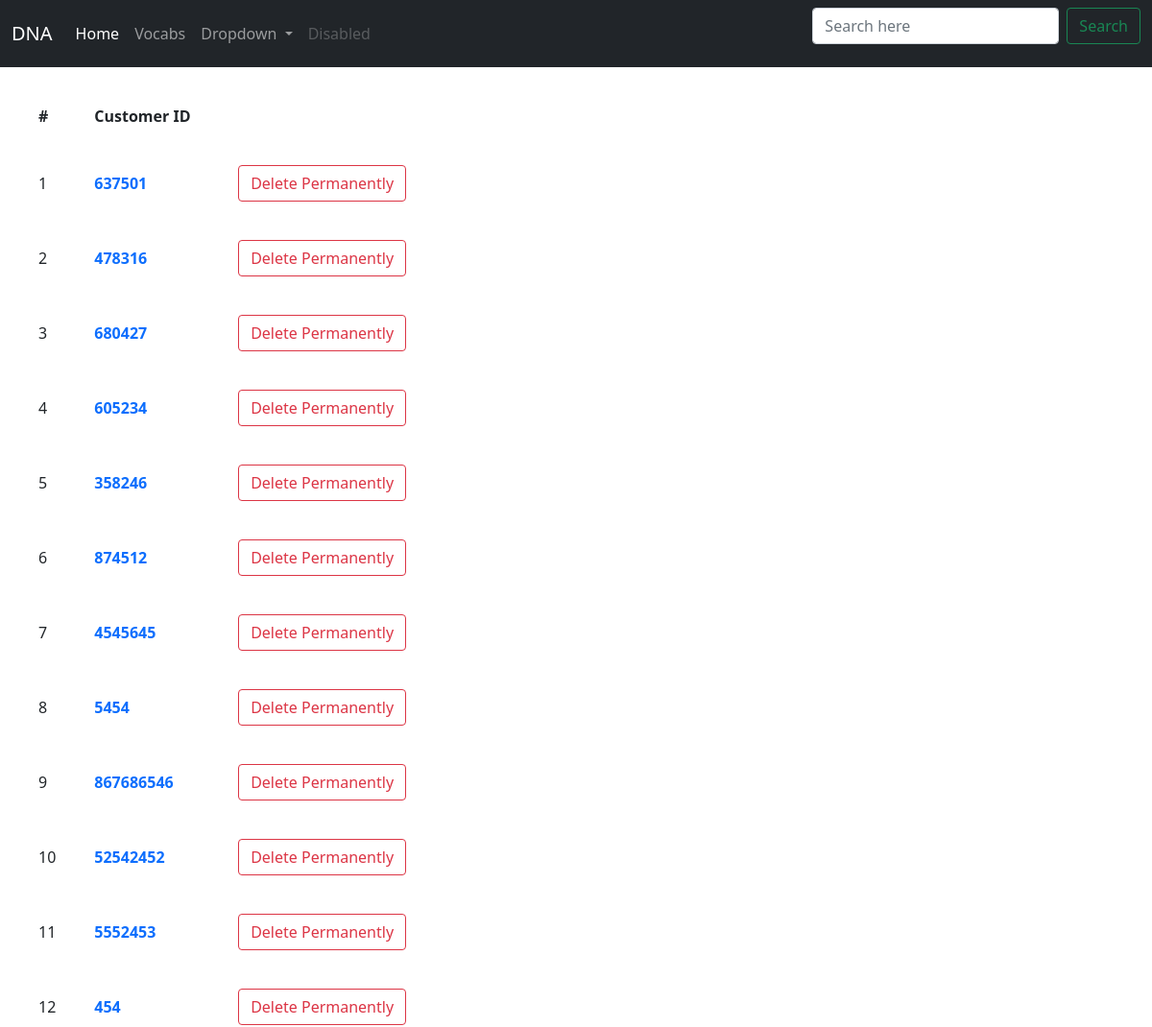
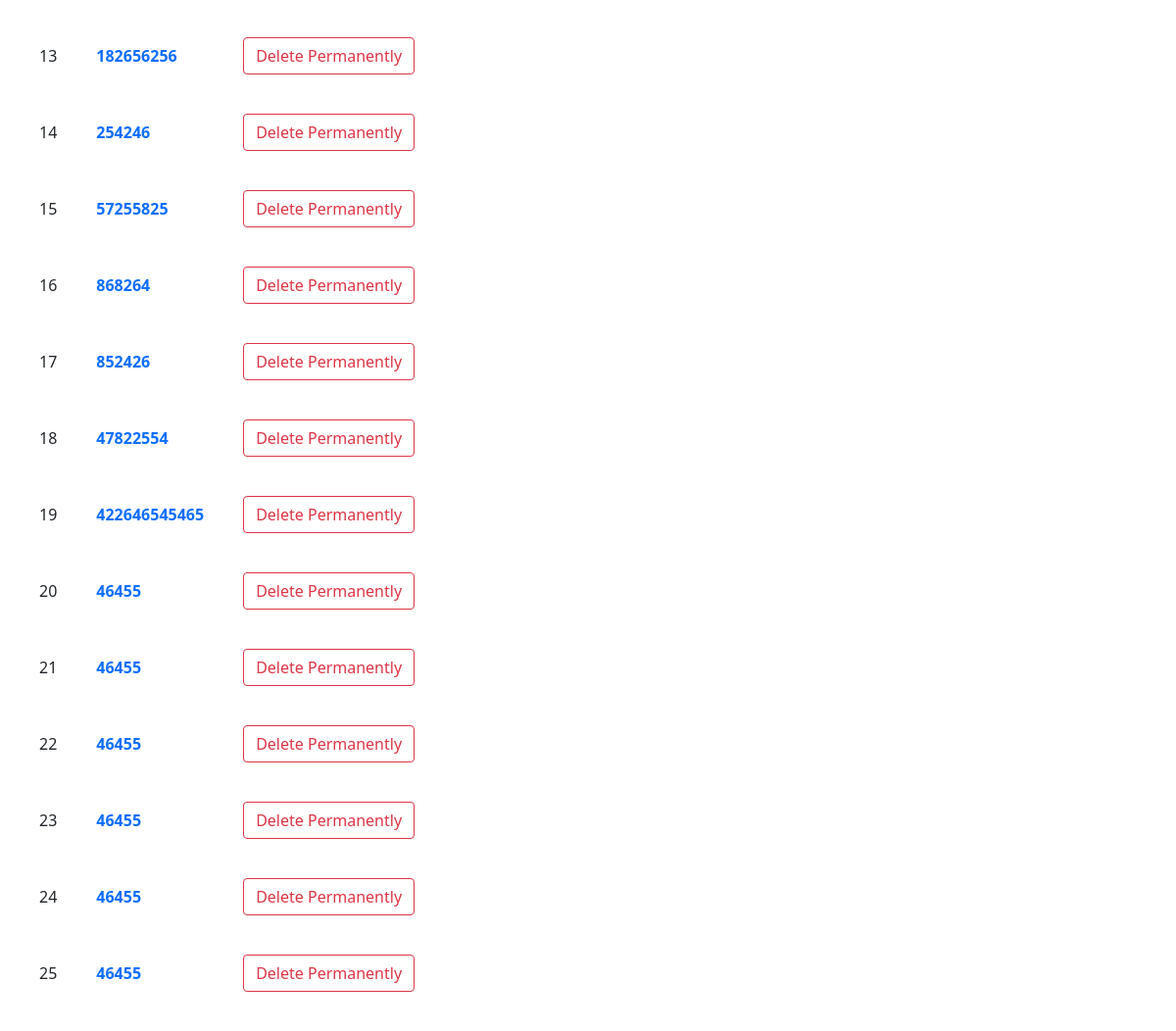
Page /all_bills on the committed database (2 pictures, top to bottom).
### myapp/models.py (models this page shows, shortened)
class Bill(models.Model):
    bname=models.TextField(max_length=50,default="")
    bphone=models.CharField(max_length=10,default="")
    bemail=models.EmailField(max_length=50,default="")
    date=models.DateField(max_length=50,default="")
    cus_id=models.CharField(max_length=50,default="")
    grandtotal=models.CharField(max_length=50,default="")

### myapp/views.py (the view)
# urls.py: path('all_bills', views.all_bills, name='all_bills'),
def all_bills(request):
    all_billdata=Bill.objects.all()
    return render(request, 'all_bills.html',{'all_billdata':all_billdata})

### templates/all_bills.html (shortened to what this page needs)
{% extends 'index.html' %}
{% block body %}
<table class="css-serial">
    <thead>
        <tr>
            <th>#</th>
            <th>Customer ID</th>
        </tr>
    </thead>
    <tbody>
        {% for i in all_billdata %}
        <tr>
            <td></td>
            <td><a  href="vieww/{{ i.id }}"><b>{{i.cus_id }} </b></a></td>
            <td> <a type="button" href="dvieww/{{ i.id }}" class="btn btn-outline-danger">Delete Permanently</a>
            </td>
        </tr>
        {% endfor %}
    </tbody>
</table>
{% endblock body %}

### templates/index.html (shortened to what this page needs)
<html>
<head>
    <link href="https://cdn.jsdelivr.net/npm/bootstrap@5.1.3/dist/css/bootstrap.min.css" rel="stylesheet"
>
</head>
<body>
    <nav class="navbar navbar-expand-lg navbar-dark bg-dark">
        <div class="container-fluid">
          <a class="navbar-brand" href="#">DNA</a>
          <div class="collapse navbar-collapse" id="navbarSupportedContent">
            <ul class="navbar-nav me-auto mb-2 mb-lg-0">
              <li class="nav-item">
                <a class="nav-link active" aria-current="page" href="{% url 'index' %}">Home</a>
              </li>
              <li class="nav-item">
                <a class="nav-link" href="{% url 'vocabs' %}">Vocabs</a>
              </li>
              <li class="nav-item dropdown">
                <a class="nav-link dropdown-toggle" href="#" id="navbarDropdown" role="button" data-bs-toggle="dropdown" aria-expanded="false">
                  Dropdown
                </a>
              </li>
              <li class="nav-item">
                <a class="nav-link disabled">Disabled</a>
              </li>
            </ul>
            <form class="d-flex" method="get" action="{% url 'searchbar' %}">
              <input class="form-control me-2" type="search" placeholder="Search here" aria-label="Search" name="query">
              <button class="btn btn-outline-success" type="submit">Search</button>
            </form>
          </div>
        </div>
      </nav>
      {% block body %}{% endblock body %}
</body>
</html>

### templates/all_bills.html (style rules this page uses)
.css-serial { counter-reset: serial-number; margin: 20px; }
.css-serial td:first-child:before { counter-increment: serial-number; content: counter(serial-number); }
a { text-decoration: none; }
td, th { padding: 20px; }

### rows in the picture
Bill: cus_id "637501"
Bill: cus_id "478316"
Bill: cus_id "680427"
Bill: cus_id "605234"
Bill: cus_id "358246"
Bill: cus_id "874512"
Bill: cus_id "4545645"
Bill: cus_id "5454"
Bill: cus_id "867686546"
Bill: cus_id "52542452"
Bill: cus_id "5552453"
Bill: cus_id "454"
Bill: cus_id "182656256"
Bill: cus_id "254246"
Bill: cus_id "57255825"
Bill: cus_id "868264"
Bill: cus_id "852426"
Bill: cus_id "47822554"
Bill: cus_id "422646545465"
Bill: cus_id "46455"
Bill: cus_id "46455"
Bill: cus_id "46455"
Bill: cus_id "46455"
Bill: cus_id "46455"
Bill: cus_id "46455"
